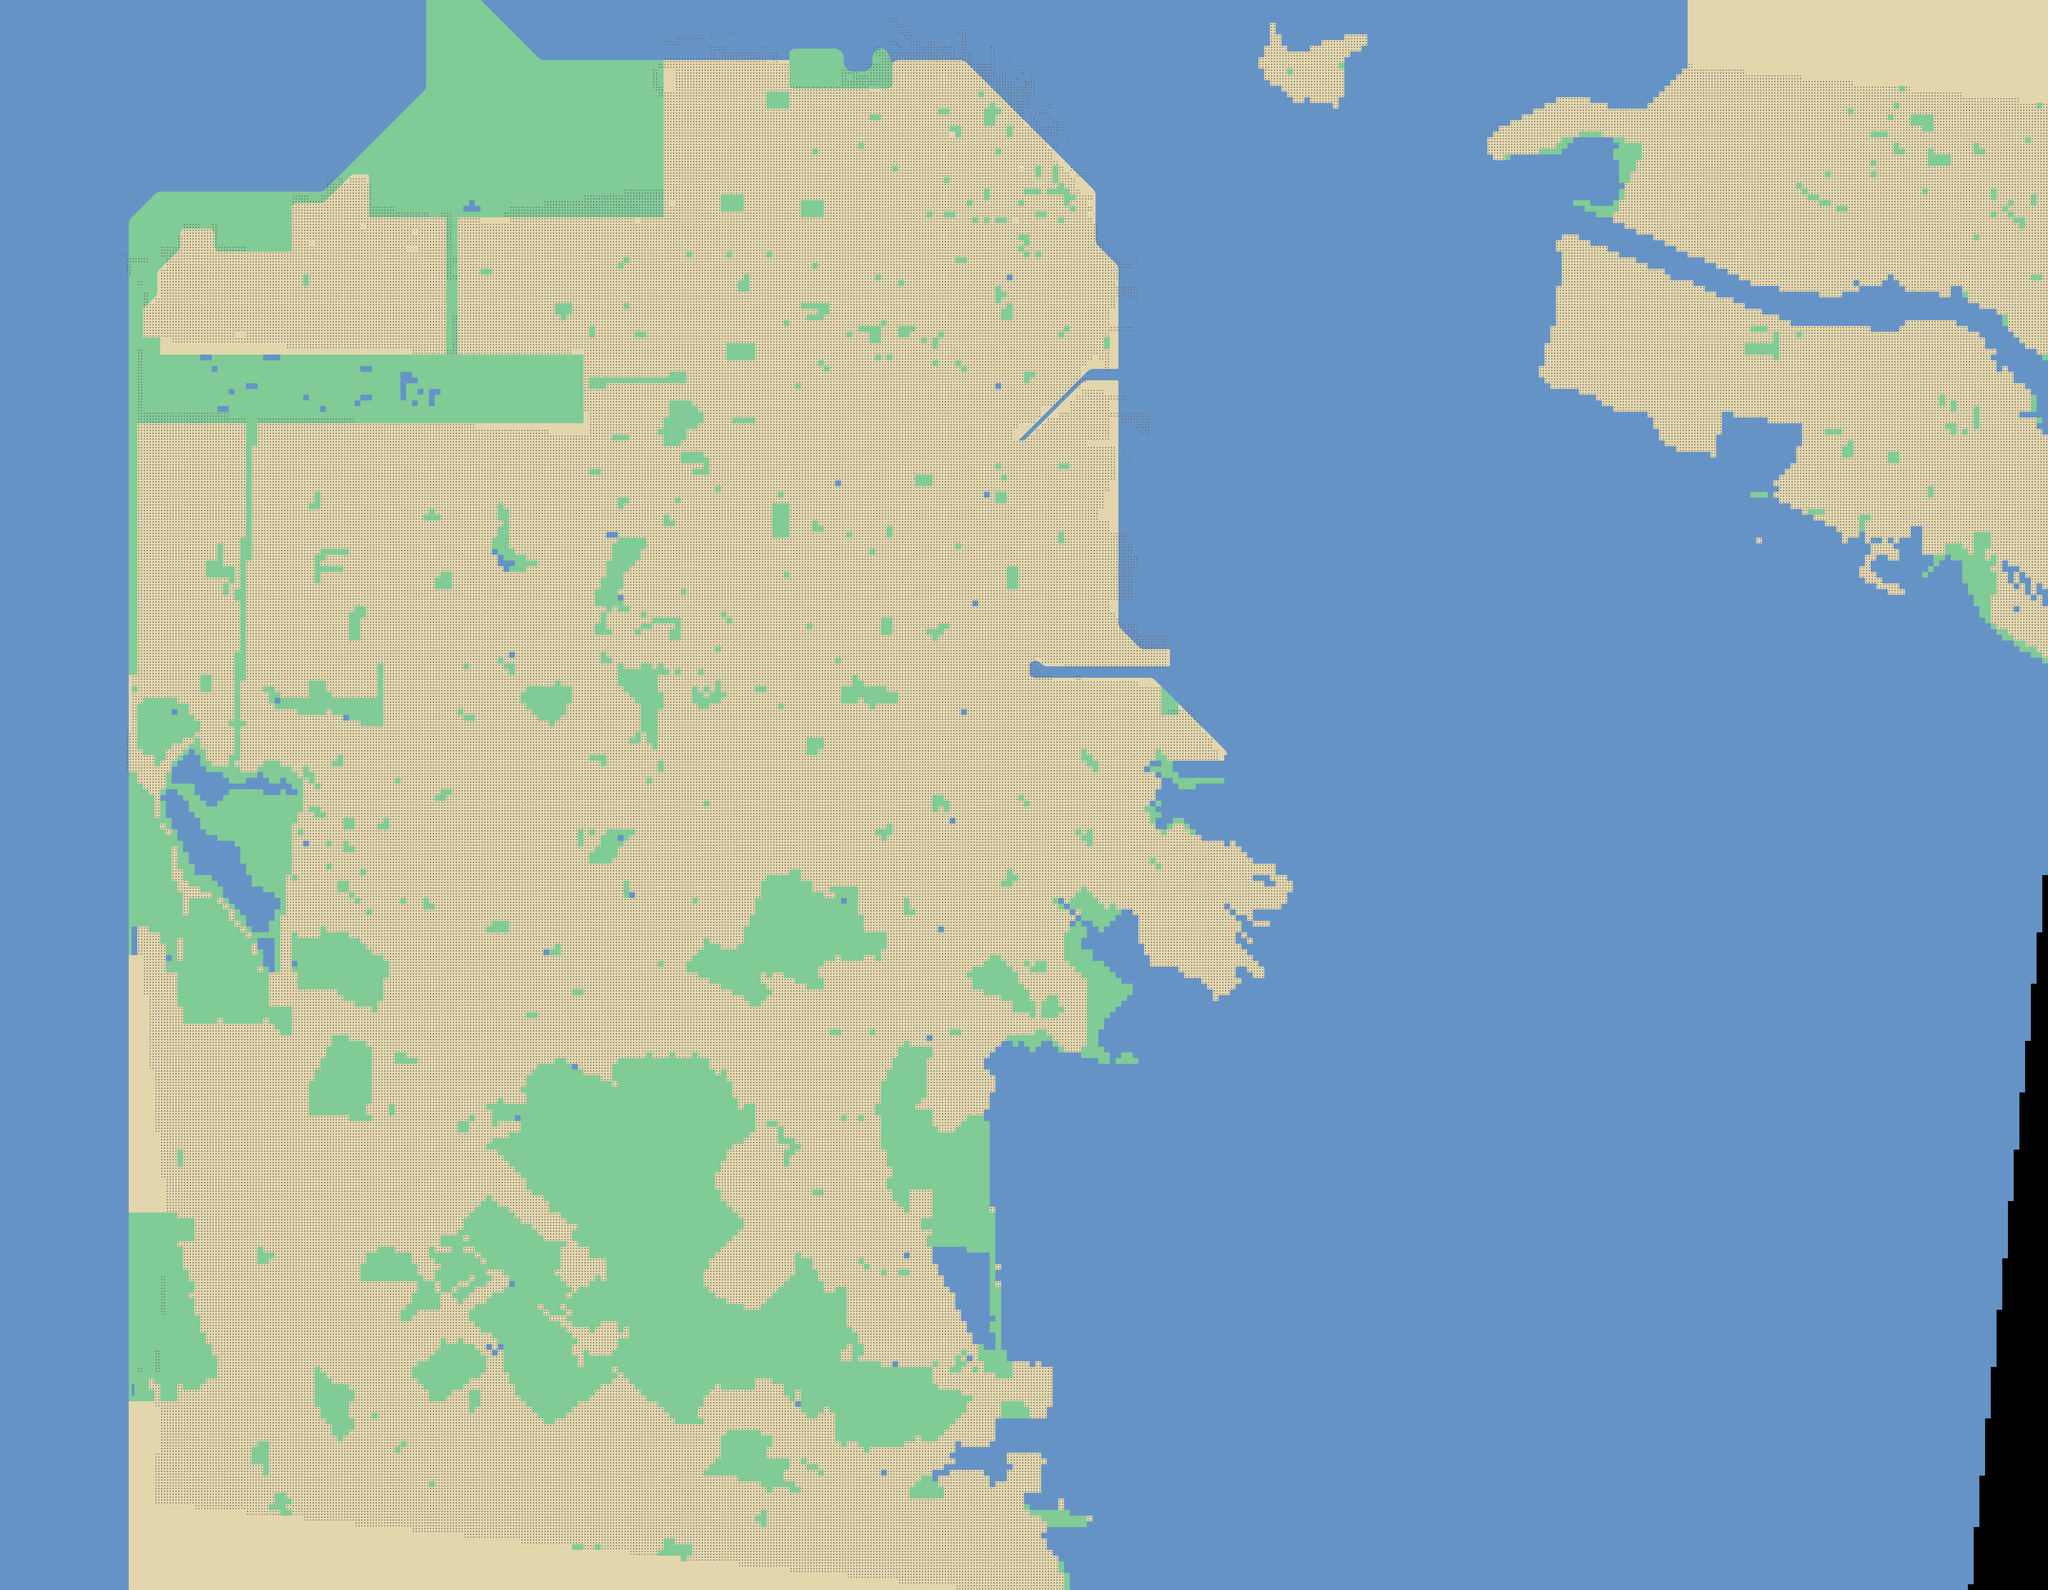

The image is a tile-based game level rendered from a .tmx file. Its description and source (layers, tilesets, objects; grid data summarised) follow:
An orthogonal 358x278 tile map with 16x16 px tiles, 3 tile layers (Land, Commercial, Residential), 3 tilesets and 19 objects (17x region, 2x street).

<map version="1.0" orientation="orthogonal" width="358" height="278" tilewidth="16" tileheight="16">
 <properties>
  <property name="generator-date" value="2013-09-09 21:22:39.006661" />
  <property name="generator-geo-bounds" value="[-122.5237, 37.6539, -122.2614, 37.8152]" />
  <property name="generator-rotation" value="-6" />
  <property name="generator-scale" value="25" />
  <property name="start" value="179, 139" />
 </properties>
 <tileset firstgid="1" name="Landform" tilewidth="16" tileheight="16">
  <image source="tileset-land.png" width="224" height="224" />
 </tileset>
 <tileset firstgid="197" name="Commercial Density" tilewidth="16" tileheight="16">
  <image source="tileset-com-density.png" width="48" height="16" />
 </tileset>
 <tileset firstgid="200" name="Residential Density" tilewidth="16" tileheight="16">
  <image source="tileset-res-density.png" width="48" height="16" />
 </tileset>
 <layer name="Land" width="358" height="278">
  <data>[99524 cells, 98642 non-empty, 50 distinct tile ids]</data>
 </layer>
 <layer name="Commercial" width="358" height="278">
  <data>[99524 cells, 37762 non-empty, 1 distinct tile ids]</data>
 </layer>
 <layer name="Residential" width="358" height="278">
  <data>[99524 cells, 37762 non-empty, 1 distinct tile ids]</data>
 </layer>
 <objectgroup name="Streets" width="358" height="278">
  <object name="Market" type="street" x="3056" y="528">
   <polyline points="-16,16 -1040,832 -1216,864 -1264,896 -1216,960 -1184,992 -1280,1232 -1472,1264 -1616,1392 -1760,1392 -1904,1504 -2240,1488 -2464,1472 -2640,1424 -2656,1424" />
  </object>
  <object name="Geary" type="street" x="2800" y="736">
   <polyline points="0,0 -992,48 -1392,48 -2352,48" />
  </object>
 </objectgroup>
 <objectgroup name="Neighborhoods" width="358" height="278">
  <object name="Golden Gate Park" type="region" x="1040" y="992" width="592" height="208" />
  <object name="The Presidio" type="region" x="1200" y="128" width="608" height="400" />
  <object name="Japan Town" type="region" x="2032" y="688" width="304" height="176" />
  <object name="Alamo Square" type="region" x="2016" y="928" width="112" height="96" />
  <object name="Union Square" type="region" x="2640" y="688" width="112" height="96" />
  <object name="SOMA" type="region" x="2768" y="736" width="304" height="256" />
  <object name="NOPA" type="region" x="1664" y="848" width="304" height="176" />
  <object name="Inner Richmond" type="region" x="1168" y="640" width="464" height="320" />
  <object name="Outer Richmond" type="region" x="528" y="720" width="560" height="208" />
  <object name="Outer Sunset" type="region" x="464" y="1200" width="528" height="544" />
  <object name="Inner Sunset" type="region" x="1040" y="1216" width="624" height="256" />
  <object name="Marina" type="region" x="1872" y="160" width="608" height="240" />
  <object name="Pacific Heights" type="region" x="1872" y="432" width="608" height="224" />
  <object name="Nob Hill" type="region" x="2496" y="432" width="208" height="224" />
  <object name="North Beach" type="region" x="2512" y="208" width="320" height="192" />
  <object name="The Castro" type="region" x="1904" y="1248" width="464" height="496" />
  <object name="Mission" type="region" x="2384" y="1248" width="544" height="512" />
 </objectgroup>
</map>
